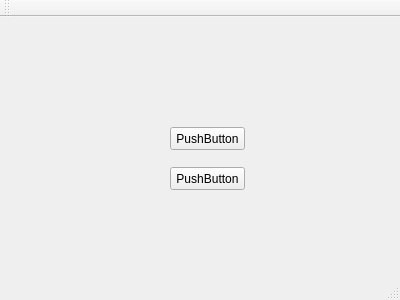
<?xml version="1.0" encoding="UTF-8"?>
<ui version="4.0">
 <class>MainWindow</class>
 <widget class="QMainWindow" name="MainWindow">
  <property name="geometry">
   <rect>
    <x>0</x>
    <y>0</y>
    <width>400</width>
    <height>300</height>
   </rect>
  </property>
  <property name="windowTitle">
   <string>MainWindow</string>
  </property>
  <widget class="QWidget" name="centralWidget">
   <widget class="MyButton" name="pushButton">
    <property name="geometry">
     <rect>
      <x>170</x>
      <y>110</y>
      <width>75</width>
      <height>23</height>
     </rect>
    </property>
    <property name="text">
     <string>PushButton</string>
    </property>
   </widget>
   <widget class="QPushButton" name="pushButton_2">
    <property name="geometry">
     <rect>
      <x>170</x>
      <y>150</y>
      <width>75</width>
      <height>23</height>
     </rect>
    </property>
    <property name="text">
     <string>PushButton</string>
    </property>
   </widget>
  </widget>
  <widget class="QMenuBar" name="menuBar">
   <property name="geometry">
    <rect>
     <x>0</x>
     <y>0</y>
     <width>400</width>
     <height>23</height>
    </rect>
   </property>
  </widget>
  <widget class="QToolBar" name="mainToolBar">
   <attribute name="toolBarArea">
    <enum>TopToolBarArea</enum>
   </attribute>
   <attribute name="toolBarBreak">
    <bool>false</bool>
   </attribute>
  </widget>
  <widget class="QStatusBar" name="statusBar"/>
 </widget>
 <layoutdefault spacing="6" margin="11"/>
 <customwidgets>
  <customwidget>
   <class>MyButton</class>
   <extends>QPushButton</extends>
   <header>mybutton.h</header>
  </customwidget>
 </customwidgets>
 <resources/>
 <connections/>
</ui>
